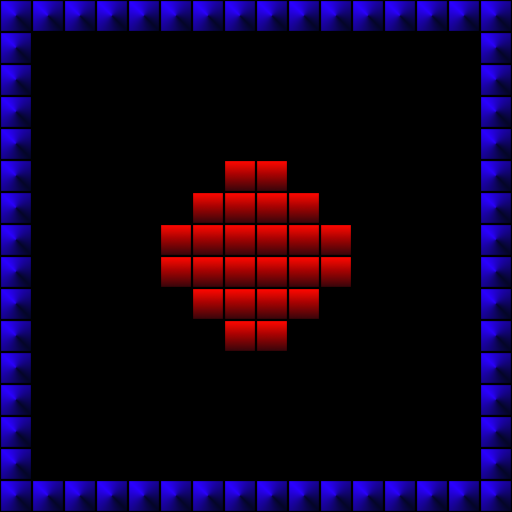

A 2D game scene composited from a Tiled map and its tileset images. What follows is a short description and the map's XML, with every tile layer's data as written:
An orthogonal 16x16 tile map with 32x32 px tiles, 1 tile layer (Tile Layer 1).

<map version="1.10" tiledversion="1.11.0" orientation="orthogonal" renderorder="right-down" width="16" height="16" tilewidth="32" tileheight="32" infinite="0" nextlayerid="2" nextobjectid="1">
 <tileset firstgid="1" source="../../tiles/orthogonal_1.tsx" />
 <layer id="1" name="Tile Layer 1" width="16" height="16">
  <data encoding="csv">
2,2,2,2,2,2,2,2,2,2,2,2,2,2,2,2,
2,0,0,0,0,0,0,0,0,0,0,0,0,0,0,2,
2,0,0,0,0,0,0,0,0,0,0,0,0,0,0,2,
2,0,0,0,0,0,0,0,0,0,0,0,0,0,0,2,
2,0,0,0,0,0,0,0,0,0,0,0,0,0,0,2,
2,0,0,0,0,0,0,5,5,0,0,0,0,0,0,2,
2,0,0,0,0,0,5,5,5,5,0,0,0,0,0,2,
2,0,0,0,0,5,5,5,5,5,5,0,0,0,0,2,
2,0,0,0,0,5,5,5,5,5,5,0,0,0,0,2,
2,0,0,0,0,0,5,5,5,5,0,0,0,0,0,2,
2,0,0,0,0,0,0,5,5,0,0,0,0,0,0,2,
2,0,0,0,0,0,0,0,0,0,0,0,0,0,0,2,
2,0,0,0,0,0,0,0,0,0,0,0,0,0,0,2,
2,0,0,0,0,0,0,0,0,0,0,0,0,0,0,2,
2,0,0,0,0,0,0,0,0,0,0,0,0,0,0,2,
2,2,2,2,2,2,2,2,2,2,2,2,2,2,2,2
</data>
 </layer>
</map>
